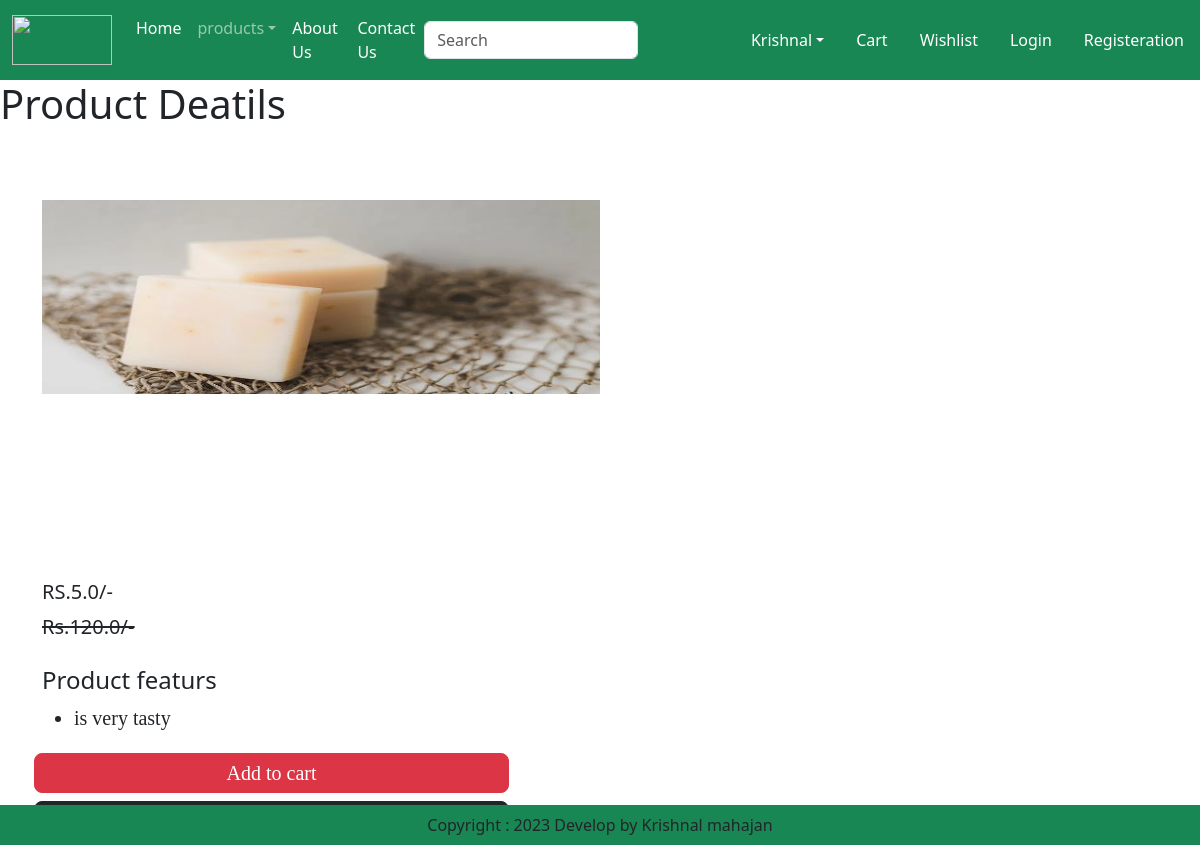
Screenshot of /product-detail/1 with the database file from the repository.
### app/models.py (models this page shows, shortened)
class Product(models.Model):
    title=models.CharField(max_length=100)
    selling_price=models.FloatField()
    discount_price=models.FloatField()
    description=models.TextField()
    comopstion=models.TextField(default="")
    pradapp=models.TextField()
    category=models.CharField(choices=CATEGORY_CHOICES, max_length=3)
    product_image=models.ImageField(upload_to='product')

### app/views.py (the view)
# urls.py: path("product-detail/<int:pk>",views.ProductDetial.as_view(),name="product-detail"),
class ProductDetial(View):
    def get(self,request,pk):
        product=Product.objects.get(pk=pk)
        return render(request,"app/Productdetail.html",locals())

### app/templates/app/productdetail.html (shortened to what this page needs)
{% extends 'app/base.html' %}
{% load static %}
{% block main %}
<h1>Product Deatils{{Product}} </h1>
<div class="container">
    <div class="row flex justify-content-between">
        <div class="img2 col-lg5 mt-5">
        <img src="{{product.product_image.url}}" class="image col-xs-6 col-sm-12 col-lg-12 mt-3 text-sm-center w-50 h-50" alt="">
    </div>
    <div class="productdetail col-lg-5">
        <h5>RS.{{product.discount_price}}/-</h5>
        <small class="text-decoration-line-through  text-mutedg fs-5"><del>Rs.{{product.selling_price}}/-</small></del>
            <br><br><h4>Product featurs </h4>
        <ul class="fs-5" style="font-family: Rajdhani;">
        <li>{{product.description}}</li></ul>
        <div class=" buttons row flex" style="font-family: Rajdhani;">
            <button type="submit" class="d-grid gap-2 btn1 btn btn-danger p-1 m-1 btn-lg text-decoration-none text-white">Add to cart</button>
            <div class="btn btn-dark p-1 m-1 btn-lg"><a href="#" class="text-decoration-none text-white">Buy Now </a></div>
        </div>
    </div>
</div>
{% endblock main %}

### rows the page displays
Product: product_image (picture), discount_price "5.0", selling_price "120.0", description "is very tasty"
